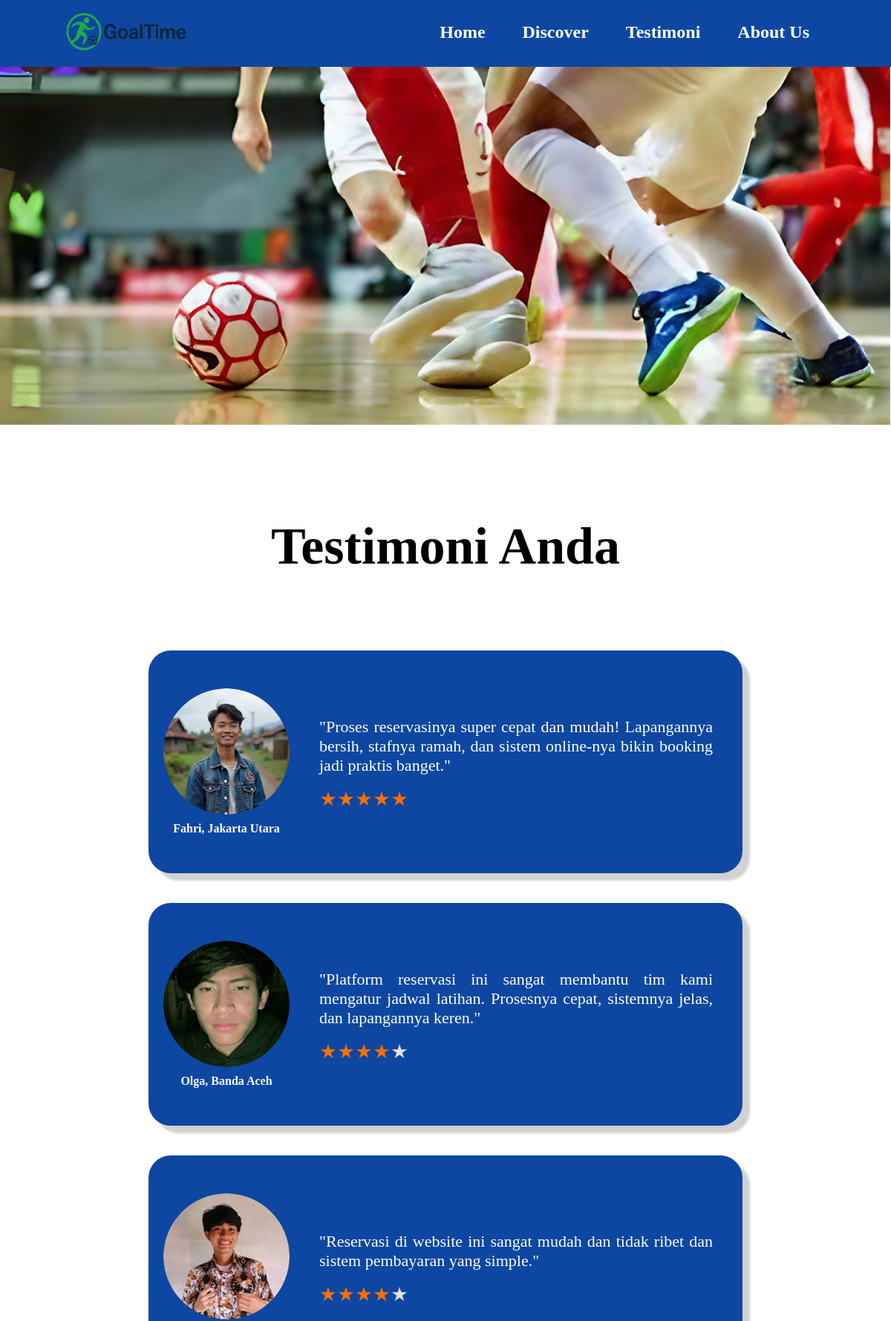
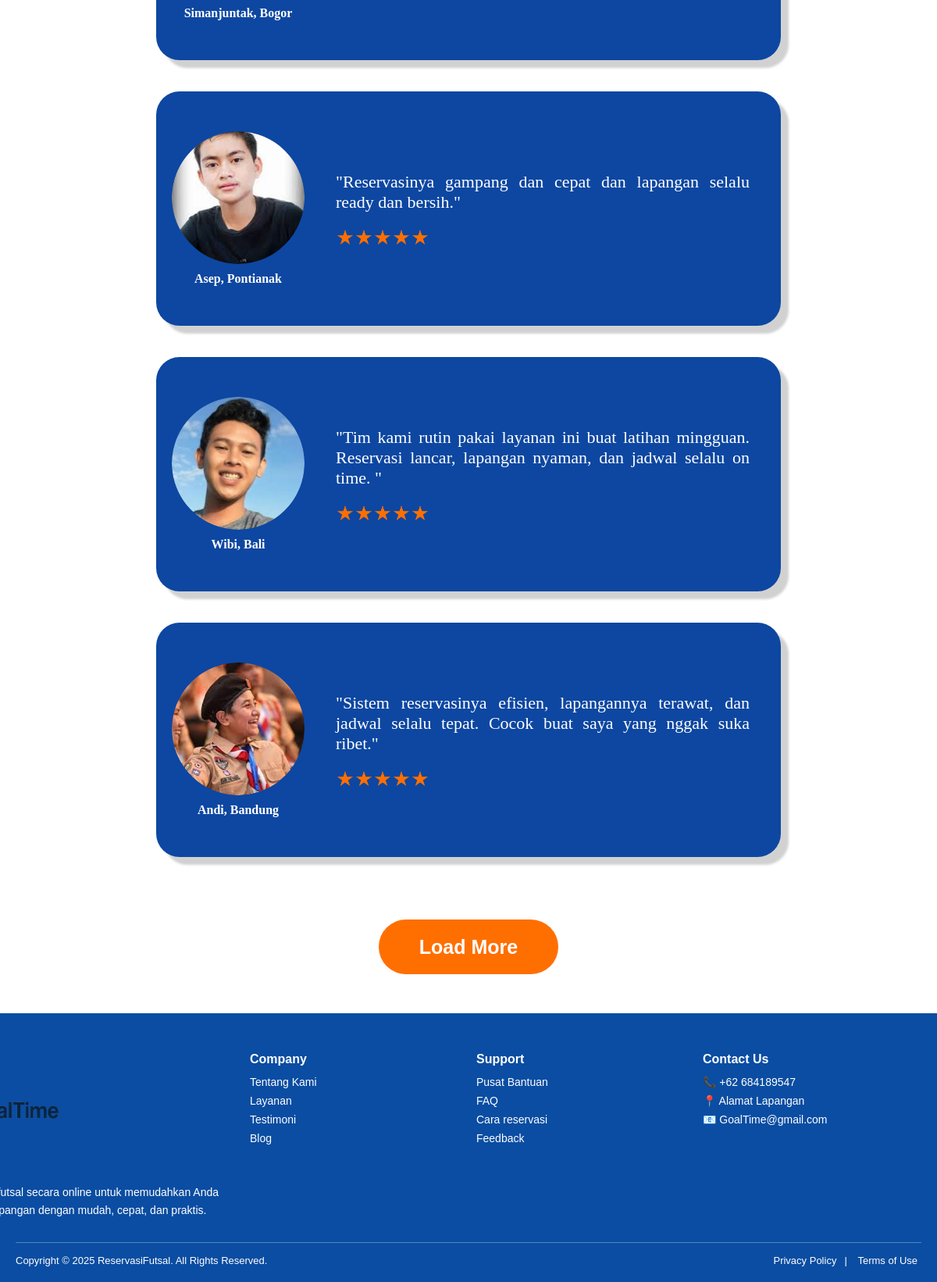
The app's page /testimoni/pages/index.php with its own data (2 pictures, top to bottom).
### tables this page shows
CREATE TABLE `testimoni` (
  `id` int NOT NULL,
  `user_name` varchar(100) DEFAULT NULL,
  `user_city` varchar(100) DEFAULT NULL,
  `komentar` text,
  `rating` int DEFAULT NULL,
  `foto` varchar(255) DEFAULT NULL
);

### testimoni/pages/index.php (the view, shortened to what this page needs)
<?php
require_once "../../db-connect/koneksi.php";
$limit = 6;
$load = isset($_GET['load']) ? intval($_GET['load']) : 0;
$query = mysqli_query($connection, "SELECT * FROM testimoni LIMIT $limit OFFSET $load");
$nextLoad = $load + $limit;
?>
<!DOCTYPE html>
<html lang="id">
<head>
    <link rel="stylesheet" href="testimoni.css">
</head>
<body>
    <header class="header">
        <div class="dalam-header">
            <img src="../../homepage/asset/LOGO-goaltime.png" class="logo">
            <div class="tulisan-header">
                <h2><a href="../../homepage/Pages/homepage.php">Home</a></h2>
                <h2><a href="../../discover/pages/discover.php">Discover</a></h2>
                <h2><a href="../../testimoni/pages/index.php">Testimoni</a></h2>
                <h2><a href="../../about-us/pages/about-us.php">About Us</a></h2>
            </div>
        </div>
    </header>
    <section class="hero">
        <img src="../asset/BANNER.png" alt="hero">
    </section>
    <h2 class="testimoni-anda">Testimoni Anda</h2>
<section class="testimoni container">
    <div class="grid-testimoni">
        <div class="baris-kotak">
            <?php while ($row = mysqli_fetch_assoc($query)) { ?>
                <div class="kotak">
                    <div class="bagian-kiri">
                        <img class="profil" src="../asset/<?= $row['foto']; ?>" alt="user">
                        <h4><?= $row['user_name']; ?>, <?= $row['user_city']; ?></h4>
                    </div>
                    <div class="bagian-kanan">
                        <div class="tulisan-kotak">
                            <p style="font-size: 22px; margin-right: 40px; margin-left: 40px;">
                                "<?= $row['komentar']; ?>"
                            </p>
                        </div>
                        <div class="baris-bintang">
                            <?php
                            for ($i = 1; $i <= 5; $i++) {
                                $img = ($i <= $row['rating']) ? "Star 1.png" : "star putih.png";
                                echo "<img class='stars' src='../asset/$img'>";
                            }
                            ?>
                        </div>
                    </div>
                </div>
            <?php } ?>
        </div>
        <div class="kotak-load-more">
            <a href="?load=<?= $nextLoad; ?>">
                <button class="btn-orange">Load More</button>
            </a>
        </div>
    </div>
</section>
    <footer class="footer">
        <div class="footer-container">
            <div class="footer-section footer-about">
                <div class="logo-aboutus">
                    <img src="../../homepage/asset/LOGO-goaltime.png" class="footer-logo">
                    <p>
                        Platform reservasi futsal secara online untuk memudahkan Anda
                        dalam memesan lapangan dengan mudah, cepat, dan praktis.
                    </p>
                </div>
            </div>
            <div class="footer-section">
                <h4>Company</h4>
                <ul>
                    <li><a href="../../about-us/pages/about-us.php">Tentang Kami</a></li>
                    <li><a href="#">Layanan</a></li>
                    <li><a href="../../testimoni/pages/index.php">Testimoni</a></li>
                    <li><a href="#">Blog</a></li>
                </ul>
            </div>
            <div class="footer-section">
                <h4>Support</h4>
                <ul>
                    <li><a href="#">Pusat Bantuan</a></li>
                    <li><a href="#">FAQ</a></li>
                    <li><a href="#">Cara reservasi</a></li>
                    <li><a href="#">Feedback</a></li>
                </ul>
            </div>
            <div class="footer-section">
                <h4>Contact Us</h4>
                <ul>
                    <li>📞 +62 684189547</li>
                    <li>📍 Alamat Lapangan</li>
                    <li>📧 GoalTime@gmail.com</li>
                </ul>
            </div>
        </div>
        <div class="footer-bottom">
            <p>Copyright © 2025 ReservasiFutsal. All Rights Reserved.</p>
            <div class="footer-links">
                <a href="#">Privacy Policy</a><span>|</span>
                <a href="#">Terms of Use</a>
            </div>
        </div>
    </footer>
</body>
</html>

### testimoni/pages/testimoni.css (style rules this page uses)
* { margin: 0; padding: 0; box-sizing: border-box; }
body { background: #ffffff; color: #000; }
.header { background-color: rgb(13, 71, 161); width: 100%; top: 0; position: fixed; z-index: 9999; }
.dalam-header { display: flex; justify-content: end; align-items: center; color: white; padding-right: 60px; }
.logo { height: 150px; margin-right: auto; margin-left: 60px; margin-top: -30px; margin-bottom: -30px; transition: .25s ease; }
.tulisan-header { display: flex; flex-direction: row; gap: 50px; margin-right: 50px; }
.tulisan-header h2 a { color: white; text-decoration: none; }
.tulisan-header h2 { position: relative; padding-bottom: 3px; cursor: pointer; }
.tulisan-header h2::after { content: ""; position: absolute; left: 0; bottom: 0; width: 0; height: 2px; background-color: white; transition: 0.3s ease-in-out; }
.hero img { width: 100%; }
.testimoni { padding: 50px 0; }
.testimoni-anda { text-align: center; font-size: 70px; margin-top: 120px; margin-bottom: 50px; font-weight: 700; margin-left: 0; }
.grid-testimoni { display: flex; flex-direction: column; gap: 80px; justify-content: center; align-items: center; width: 100%; }
.baris-kotak { display: flex; justify-content: center; gap: 40px; flex-wrap: wrap; width: 100%; }
.kotak { background-color: #0d47a1; color: #fff; width: 800px; height: 300px; border-radius: 30px; text-align: justify; display: flex; flex-direction: row; box-shadow: #1f1f1f34 10px 10px 3px; padding-left: 20px; transition: all 0.3s ease; }
.bagian-kanan { display: flex; flex-direction: column; align-items: start; justify-content: center; gap: 20px; }
.kotak .bagian-kiri { display: flex; flex-direction: column; align-items: center; justify-content: center; }
.baris-bintang { display: flex; flex-direction: row; margin-left: 40px; }
.kotak .profil { width: 170px; height: 170px; border-radius: 50%; object-fit: cover; margin-bottom: 10px; transition: .3s ease; }
.kotak .stars { width: 20px; margin: 2px; }
.btn-orange { background: #ff6f00; border: none; color: #fff; margin-top: 0px; width: 230px; height: 70px; border-radius: 200px; cursor: pointer; font-weight: bold; font-size: 25px; transition: all 0.3s ease; }
.kotak-load-more { display: flex; justify-content: end; }
.footer { background-color: #0a4da2; color: white; padding: 40px 20px 20px; font-family: Arial, sans-serif; }
.footer-container { display: flex; justify-content: space-between; align-items: flex-start; flex-wrap: wrap; max-width: 1200px; margin: auto; }
.footer-section { flex: 1; min-width: 200px; margin: 10px; }
.footer-logo { width: 230px; margin-bottom: 15px; display: block; }
.footer-about { max-width: 280px; }
.footer-about p { font-size: 14px; line-height: 1.6; }
.footer-section h4 { font-size: 16px; margin-bottom: 12px; font-weight: bold; }
.footer-section ul { list-style: none; padding: 0; }
.footer-section ul li { margin-bottom: 8px; font-size: 14px; }
.footer-section ul li a { text-decoration: none; color: white; transition: color 0.3s; }
.footer-bottom { border-top: 1px solid rgba(255, 255, 255, 0.3); margin-top: 20px; padding-top: 15px; display: flex; justify-content: space-between; align-items: center; flex-wrap: wrap; font-size: 13px; }
.footer-links a { text-decoration: none; color: white; margin: 0 5px; }
.footer-links span { margin: 0 5px; }
.logo-aboutus { display: flex; flex-direction: column; align-items: start; text-align: left; margin-left: -150px; }

### records on screen
testimoni: foto (picture), user_name "Fahri", user_city "Jakarta Utara", komentar "Proses reservasinya super cepat dan mudah! Lapangannya bersih, stafnya ramah, dan sistem online-nya bikin booking jadi praktis banget."
testimoni: foto (picture), user_name "Olga", user_city "Banda Aceh", komentar "Platform reservasi ini sangat membantu tim kami mengatur jadwal latihan. Prosesnya cepat, sistemnya jelas, dan lapangannya keren."
testimoni: foto (picture), user_name "Simanjuntak", user_city "Bogor", komentar "Reservasi di website ini sangat mudah dan tidak ribet dan sistem pembayaran yang simple."
testimoni: foto (picture), user_name "Asep", user_city "Pontianak", komentar "Reservasinya gampang dan cepat dan lapangan selalu ready dan bersih."
testimoni: foto (picture), user_name "Wibi", user_city "Bali", komentar "Tim kami rutin pakai layanan ini buat latihan mingguan. Reservasi lancar, lapangan nyaman, dan jadwal selalu on time."
testimoni: foto (picture), user_name "Andi", user_city "Bandung", komentar "Sistem reservasinya efisien, lapangannya terawat, dan jadwal selalu tepat. Cocok buat saya yang nggak suka ribet."
